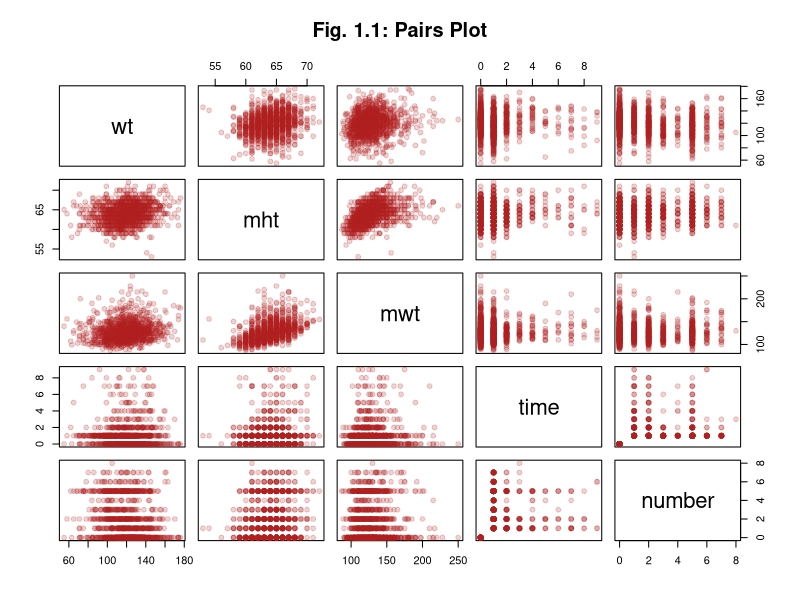
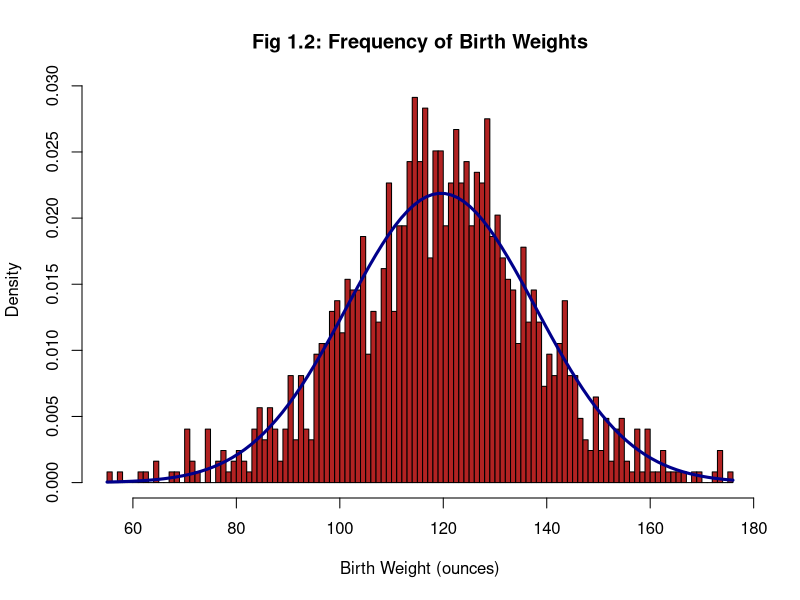
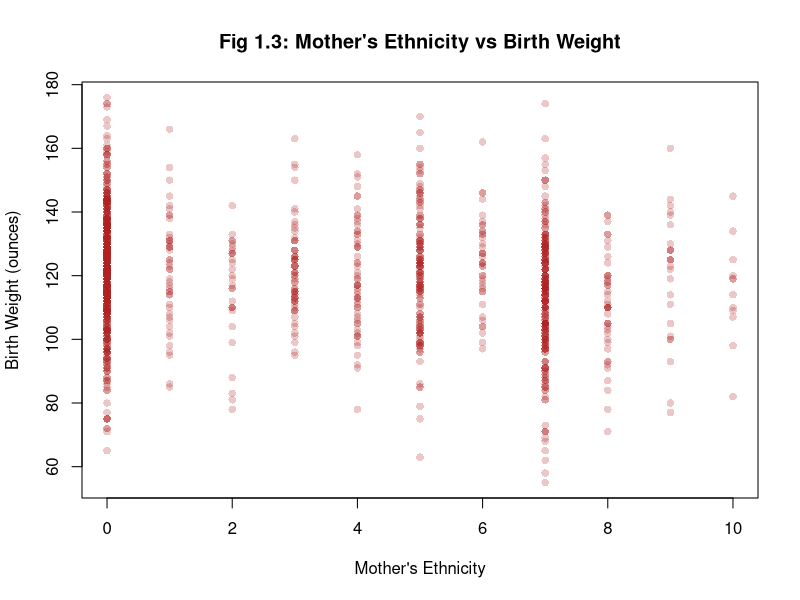
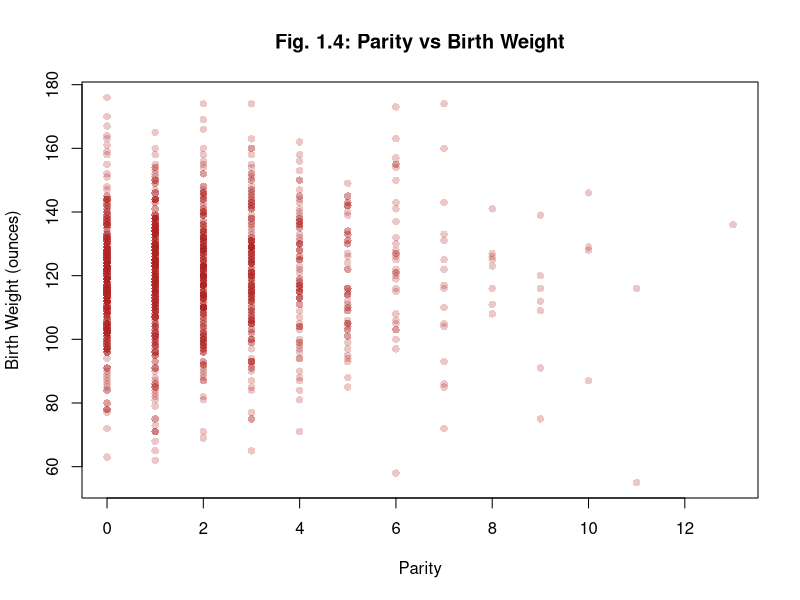
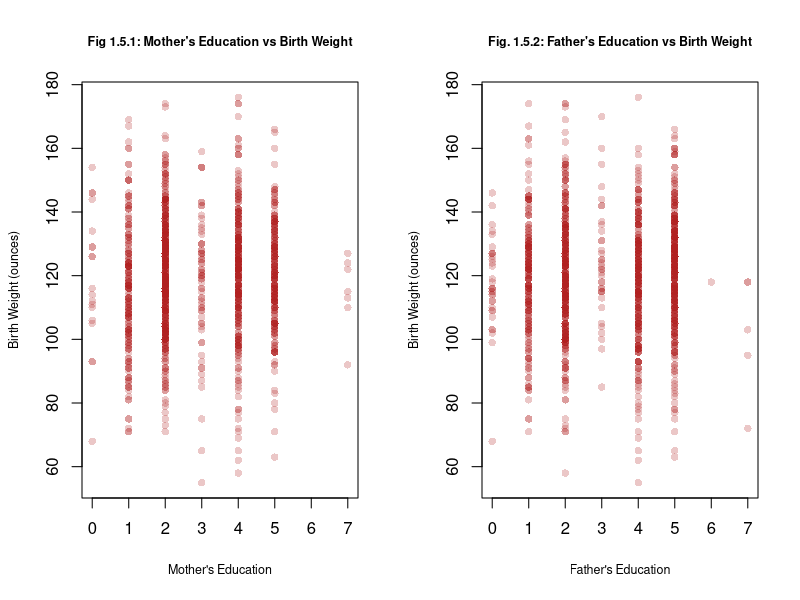
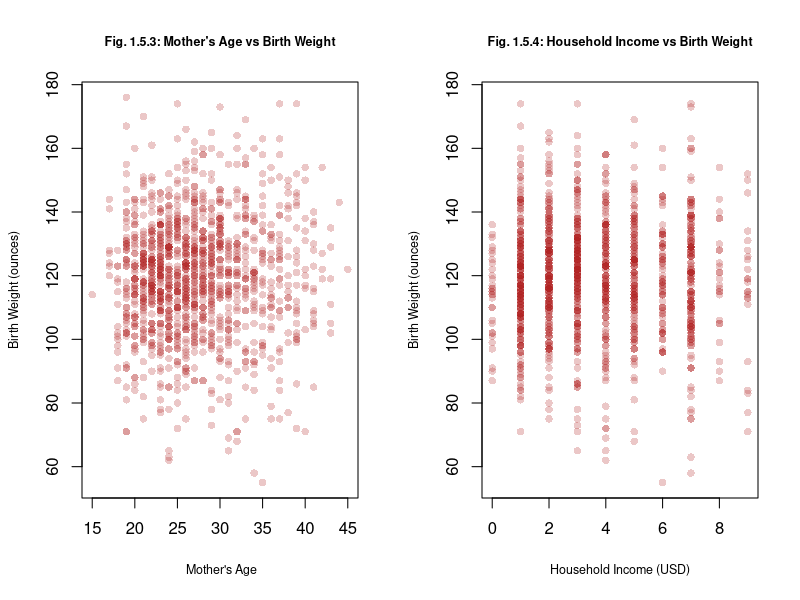
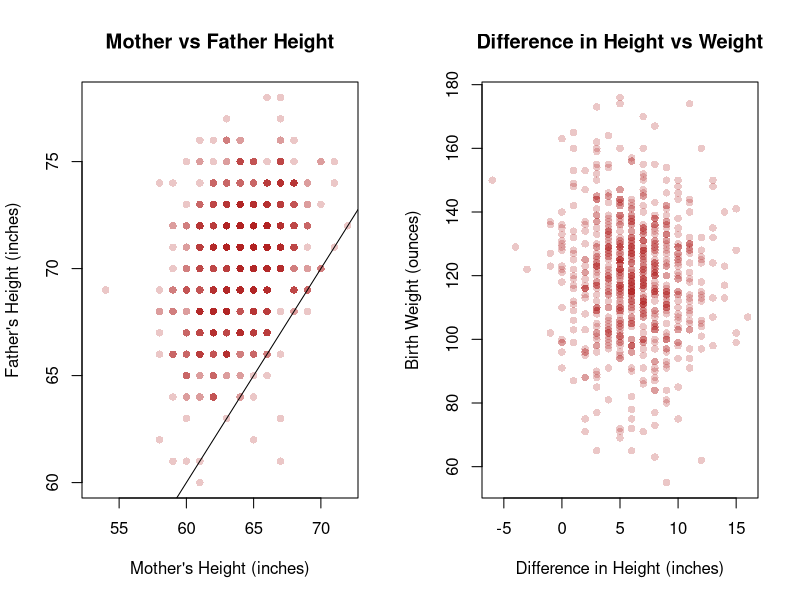
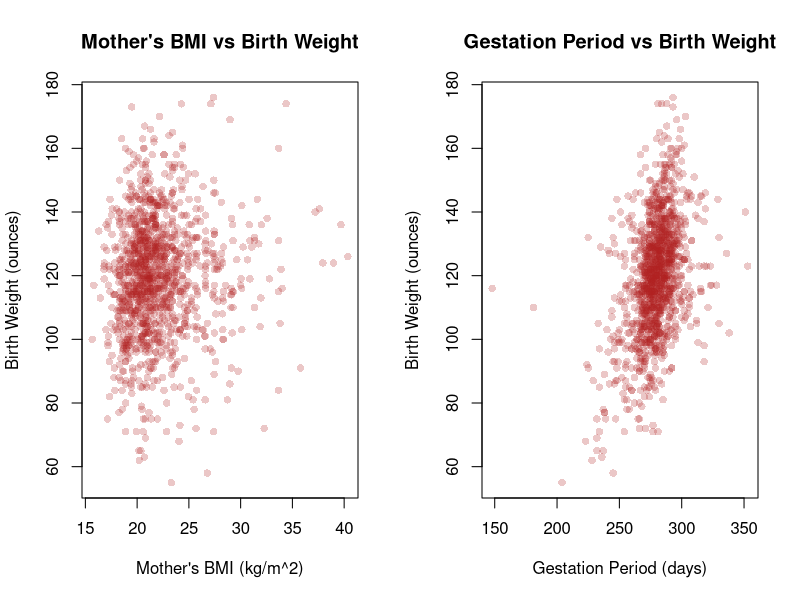

Reproduce these figures in R, in order.
## ---- chunk 1
# Knitr Configuration
knitr::opts_chunk$set(
  comment = NA,
  cache = TRUE,
  include = TRUE,
  echo = FALSE,
  results = "markup",
  fig.show = "asis",
  fig.height = 3.5,
  fig.align = "center"
)
## ---- chunk 2
# Define all the functions and constants used later

# Category names for Ethnicity variates
ethLabels <- c(
  "Caucasian",
  "Mexican",
  "African-American",
  "Asian",
  "Mixed",
  "Other"
)

# Category names for Education variates
edLabels <- c(
  "Elementary School",
  "Middle School",
  "High School",
  "High School + Trade School",
  "High School + Some College",
  "College Graduate",
  "Trade School",
  "High School Unclear"
)

# Number of imputed datasets
k <- 5

# Unit conversion factors
poundsToKg <- 0.453592
inchesToM <- 0.0254

# The boundaries for BMI categories
# See this page for the source:
# https://www.mayoclinic.org/healthy-lifestyle/pregnancy-week-by-week/in-depth/pregnancy-weight-gain/art-20044360?pg=1
underweightNormalBoundary <- 18.5
normalOverweightBoundary <- 25
overweightObeseBoundary <- 30

# Use test 10% for test set in cross validation
testSetRatio = 0.1
## ---- chunk 3
isUnderweight <- function (bmi) bmi < underweightNormalBoundary
isNormal <- function (bmi) bmi < normalOverweightBoundary &
                           bmi >= underweightNormalBoundary
isOverweight <- function (bmi) bmi < overweightObeseBoundary &
                               bmi >= normalOverweightBoundary
isObese <- function (bmi) bmi >= overweightObeseBoundary

bmi <- function (wtLbs, htIn) (wtLbs * poundsToKg) / (htIn * inchesToM)^2
## ---- chunk 4
# Roughly translate the "number" category to a floating point
# number of the actual number of cigarettes smoked
numCigs <- function (number) (number <= 4) * (5 * number - 2.5) +
                             (number > 4) * (10 * number - 25.5)
## ---- chunk 5
# Re-encoding and labelling variates as factors
decodeBirthVariates <- function (birthsDataset) {
  newDataset = data.frame(birthsDataset)

  newDataset$meth <- cut(
    birthsDataset$meth,
    breaks = c(0, 5:10), 
    labels = ethLabels,
    right = TRUE,
    include.lowest= TRUE
  )

  newDataset$med <- cut(
    birthsDataset$med,
    breaks = 0:8, 
    labels = edLabels,
    right = FALSE
  )

  newDataset$feth <- cut(
    birthsDataset$feth,
    breaks = c(0, 5:10),
    labels = ethLabels,
    right = TRUE,
    include.lowest= TRUE
  )

  newDataset$fed <- cut(
    birthsDataset$fed,
    breaks = 0:8, 
    labels = edLabels,
    right = FALSE
  )

  newDataset$smoke <- cut(
    birthsDataset$smoke,
    breaks = 0:4, 
    labels = c(
      "Never",
      "Smokes Now",
      "Until Pregnancy",
      "Doesn't Smoke Anymore"
    ),
    right = FALSE
  )

  newDataset$marital <- cut(
    birthsDataset$marital,
    breaks = 0:5,
    labels = c(
      "Married",
      "Legally Separated",
      "Divorced",
      "Widowed",
      "Never Married"
    )
  )

  newDataset$number <- numCigs(birthsDataset$number)

  newDataset$time <- cut(
    birthsDataset$time,
    breaks = 0:10,
    labels = c(
      "Never Smoked",
      "Still Smokes",
      "During Pregnancy",
      "Less Than A Year",
      "1-2 Years",
      "2-3 Years",
      "3-4 Years",
      "5-9 Years",
      "More Than 10 Years",
      "Quit But Don't Know When"
    ),
    right = FALSE
  )

  newDataset$income <- cut(
    birthsDataset$income,
    breaks = c(0, 1, 2, 10),
    labels = c(
      "Under 2500",
      "2500-4999",
      "5000-Over 25000"
    ),
    right = FALSE
  )

  newDataset
}
## ---- chunk 6
smokingImpact <- function (time, number) {
  cigaretteEffectRatio = 6
  # Take the average of the bounds of the range of cigarettes smoked by a given category
  # as the approximate exact number of cigarettes smoked per day
  # https://www.med.uottawa.ca/sim/data/Smoking_and_Health_e.htm shows that it took a
  # six-fold increase in the number of cigarettes smoked a day to double the impact
  # on the likelihood of developing lung cancer. We approximate the effect of smoking
  # on birth with this ratio too.
  activeSmokingImpact = (number != 0) * 2^(numCigs(number) / cigaretteEffectRatio)
  
  impactTimeDecay = 2
  
  # Approximate a scalar number of years since quiting based on the categorical variable
  yearsQuit = (time >= 3) * (-2.5 + time) + (time >= 7) * (-18.5 + 3 * time)
  # Time = 1 or 2 are special cases with 0 decay
  yearsQuit = yearsQuit * (time >= 3)
  
  decayedSmokingImpact = activeSmokingImpact * exp(-yearsQuit / impactTimeDecay)
  
  decayedSmokingImpact
}
## ---- chunk 7
craftFeatures <- function (imputedBirthsDataset) {
  newDataset = decodeBirthVariates(imputedBirthsDataset)

  newDataset$sameEth <- factor(
    imputedBirthsDataset$meth == imputedBirthsDataset$feth,
    labels = c("Different", "Same")
  )
  # What about "Other" though?
  
  newDataset$htDiff <- newDataset$fht - newDataset$mht
    
  newDataset$lateMom <- factor(
    newDataset$parity == 0 & newDataset$mage >= 35,
    labels = c("Not late", "Late")
  )

  newDataset$mBMI <- bmi(newDataset$mwt, newDataset$mht)
  
  newDataset$mBMICategory <- factor(
    1 * isNormal(newDataset$mBMI)
      + 2 * isOverweight(newDataset$mBMI)
      + 3 * isObese(newDataset$mBMI),
    labels = c("Underweight", "Normal", "Overweight", "Obese")
  )
  
  newDataset$smokingImpact <- smokingImpact(
    imputedBirthsDataset$time,
    imputedBirthsDataset$number
  )
  
  newDataset
}
## ---- chunk 8
meanAIC <- function (model, datasets) mean(sapply(
  datasets,
  function (dataset) AIC(update(model, data = dataset))
))
## ---- chunk 9
selectModel <- function (
  datasets,
  predictedVar,
  excludedVars = c(),
  specialTerms = c()
) {
  selectedModelMeanAIC = .Machine$integer.max
  selectedModel = NULL
  
  for (dataset in datasets) {
    M0 = lm(wt ~ 1, data = dataset)
    Mmax = lm(
      formula(paste(
        predictedVar,
        "~",
        "(.",
        Reduce(function (l, r) paste(l, r), Map(function (term) paste("-", term), excludedVars), ""),
        ")^2",
        Reduce(function (l, r) paste(l, r), Map(function (term) paste("+", term), specialTerms), "")
      )),
      data = dataset
    )
  
    candidateModel = step(
      lm(wt ~ 1, data = dataset),
      scope = list(lower = M0, upper = Mmax),
      direction = "both",
      trace = 0
    )
  
    candidateModelMeanAIC = mean(sapply(
      datasets,
      function (dataset) AIC(update(candidateModel, data = dataset))
    ))
  
    if (candidateModelMeanAIC < selectedModelMeanAIC) {
      selectedModel = update(candidateModel, data = dataset)
      selectedModelMeanAIC = candidateModelMeanAIC
    }
  }
  
  selectedModel
}
## ---- chunk 10
crossValidate <- function (model1, model2, datasets) {
  # "Usually about a thousand is fine" - M. Lysy, Nov. 27, 2018
  m = 1000

  model1rPMSE <- vector(mode = "numeric", length = m)
  model2rPMSE <- vector(mode = "numeric", length = m)

  for (i in 1:m) {
    chosenSet = datasets[[1 + i %% k]]
    Ntotal = nrow(chosenSet)
    Ntest = floor(Ntotal * testSetRatio)
    outOfSampleIndices = sample(Ntotal, Ntest)
    trainSet = chosenSet[-outOfSampleIndices, ]
    testSet = chosenSet[outOfSampleIndices, ]
    
    model1 = update(model1, data = trainSet)
    model2 = update(model2, data = trainSet)
    outOfSamplePredictions1 = predict(model1, newdata = testSet)
    outOfSamplePredictions2 = predict(model2, newdata = testSet)
    predictionErrors1 = (testSet$wt - outOfSamplePredictions1) ^ 2
    predictionErrors2 = (testSet$wt - outOfSamplePredictions2) ^ 2
    model1rPMSE[i] <- sqrt(sum(predictionErrors1) / Ntest)
    model2rPMSE[i] <- sqrt(sum(predictionErrors2) / Ntest)
  }
  
  list(
    rPMSEs = data.frame(model1 = model1rPMSE, model2 = model2rPMSE),
    actual = testSet$wt,
    predictions = data.frame(
      model1 = outOfSamplePredictions1,
      model2 = outOfSamplePredictions2
    ),
    residuals = data.frame(
      model1 = outOfSamplePredictions1 - testSet$wt,
      model2 = outOfSamplePredictions2 - testSet$wt
    )
  )
}
## ---- chunk 11
# Import
births <- read.csv("chds_births.csv")
## ---- chunk 12
mendedBirths <- data.frame(births)
mendedBirths[mendedBirths$marital == 0, "marital"] <- NA
## ---- chunk 13
library(mice)
options(warn=-1)

multiplyImputedBirths <- mice(
  mendedBirths,
  m = k,
  method = "pmm",
  seed = 500,
  printFlag = FALSE
)

imputedBirths <- lapply(1:k, function(i) complete(multiplyImputedBirths, i))
## ---- chunk 14
decodedImputedBirths <- lapply(imputedBirths, decodeBirthVariates)
## ---- chunk 15
engineeredFeatureBirths <- lapply(imputedBirths, craftFeatures)
## ---- chunk 16
pairs(
  births[c("wt", "mht", "mwt", "time", "number")],
  col = adjustcolor("firebrick", 0.2),
  pch = 19,
  main = "Fig. 1.1: Pairs Plot"
)
## ---- chunk 17
h<- hist(
  births$wt,
  breaks = 100,
  freq = FALSE,
  col = "firebrick",
  main = "Fig 1.2: Frequency of Birth Weights",
  xlab = "Birth Weight (ounces)",
  mar = c(1, 4, 1, 2) + 0.1
) 

curve(dnorm(x, mean(births$wt), sd(births$wt)),
      add = TRUE,
      lwd = 3, 
      col = "darkblue")
## ---- chunk 18
plot(
  births$meth,
  births$wt,
  col = adjustcolor("firebrick", 0.25),
  pch = 16,
  main = "Fig 1.3: Mother's Ethnicity vs Birth Weight",
  xlab = "Mother's Ethnicity",
  ylab = "Birth Weight (ounces)",
  mar = c(1, 4, 1, 2) +0.1
)
## ---- chunk 19
plot(
  births$parity,
  births$wt,
  pch = 16,
  col = adjustcolor("firebrick", 0.25),
  main = "Fig. 1.4: Parity vs Birth Weight",
  xlab = "Parity",
  ylab = "Birth Weight (ounces)"
)
## ---- chunk 20
par(mfrow = c(1, 2))
plot(
  births$med,
  births$wt,
  col = adjustcolor("firebrick", 0.25),
  pch = 16,
  cex.main = 0.75,
  cex.lab = 0.75,
  main = "Fig 1.5.1: Mother's Education vs Birth Weight",
  xlab = "Mother's Education",
  ylab = "Birth Weight (ounces)"
)
plot(
  births$fed,
  births$wt,
  col = adjustcolor("firebrick", 0.25),
  pch = 16,
  cex.main = 0.75,
  cex.lab = 0.75,
  main = "Fig. 1.5.2: Father's Education vs Birth Weight",
  xlab = "Father's Education",
  ylab = "Birth Weight (ounces)"
)
plot(
  births$mage,
  births$wt,
  pch = 16,
  cex.main = 0.75,
  cex.lab = 0.75,
  col = adjustcolor("firebrick", 0.25),
  main = "Fig. 1.5.3: Mother's Age vs Birth Weight",
  xlab = " Mother's Age",
  ylab = "Birth Weight (ounces)"
)
plot(
  births$income,
  births$wt,
  pch = 16,
  cex.main = 0.75,
  cex.lab = 0.75,
  col = adjustcolor("firebrick", 0.25),
  main = "Fig. 1.5.4: Household Income vs Birth Weight",
  xlab = "Household Income (USD)",
  ylab = "Birth Weight (ounces)"
)
## ---- chunk 21
par(mfrow = c(1,2))
plot(
  births$mht,
  births$fht,
  col = adjustcolor("firebrick", 0.25),
  pch = 16,
  main = "Mother vs Father Height",
  xlab = "Mother's Height (inches)",
  ylab = "Father's Height (inches)"
)
abline(coef = c(0, 1))
plot(
  births$fht - births$mht,
  births$wt,
  pch = 16,
  col = adjustcolor("firebrick", 0.25),
  main = "Difference in Height vs Weight",
  xlab = "Difference in Height (inches)",
  ylab = "Birth Weight (ounces)"
)
## ---- chunk 22
plot(
  bmi(births$mwt, births$mht),
  births$wt,
  pch = 16,
  col = adjustcolor("firebrick", 0.25),
  main = "Mother's BMI vs Birth Weight",
  xlab = "Mother's BMI (kg/m^2)",
  ylab = "Birth Weight (ounces)"
)
## ---- chunk 23
plot(
  births$gestation,
  births$wt,
  col = adjustcolor("firebrick", 0.25),
  main = "Gestation Period vs Birth Weight",
  xlab = "Gestation Period (days)",
  ylab = "Birth Weight (ounces)",
  pch = 16
)
## ---- chunk 24
paste("Number of Occurrences per Marital Status category")
summary(factor(births$marital))
## ---- chunk 25
N <- nrow(mendedBirths)

round(sapply(colnames(mendedBirths), function (colname) sum(is.na(mendedBirths[colname])) / N), 2)
nrow(na.omit(mendedBirths[, !(colnames(mendedBirths) %in% c("fht", "fwt", "income"))])) / N
## ---- chunk 26
basicBirthWeightModel <- selectModel(
  decodedImputedBirths,
  "wt",
  excludedVars = c("gestation", "smoke")
)
basicBirthWeightModelMeanAIC <- meanAIC(basicBirthWeightModel, decodedImputedBirths)
basicBirthWeightModel$call
## ---- chunk 27
engineeredBirthWeightModel <- selectModel(
  engineeredFeatureBirths,
  "wt",
  c("gestation", "smoke", "time", "fht", "mBMICategory"),
  c("time")#, smokingImpact:smokingQuitCategory")
  #c("smokingImpact", "mBMI", "htDiff", "sameEth",  "lateMom")
)
engineeredBirthWeightModelMeanAIC <- meanAIC(
  engineeredBirthWeightModel,
  engineeredFeatureBirths
)
engineeredBirthWeightModel$call
## ---- chunk 28
layout(matrix(c(1, 2, 4, 5), 1, 2, byrow = TRUE))
plot(basicBirthWeightModel, which = c(2, 1), cex = 0.4, pch = 19, main = NULL)

## ---- chunk 29
layout(matrix(c(1, 2, 4, 5), 1, 2, byrow = TRUE))
plot(engineeredBirthWeightModel, which = c(2, 1), cex = 0.4, pch = 19, main = NULL)
## ---- chunk 30
# Cook's Distance vs. Leverage for Basic Model
D <- cooks.distance(basicBirthWeightModel) 
infl.ind <- which.max(D)
h <- hatvalues(basicBirthWeightModel)
p <- length(coef(basicBirthWeightModel))
n <- nobs(basicBirthWeightModel)
hbar <- p/n
lev.ind <- h > 2*hbar 
clrs <- rep("black", len = n)
clrs[lev.ind] <- "blue"
clrs[infl.ind] <- "red"
par(mfrow = c(1, 1), mar = c(4, 4, 1, 1))
cex <- .8

# Cook's Distance vs. Leverage for Engineered Model
D2 <- cooks.distance(engineeredBirthWeightModel) 
infl.ind2 <- which.max(D2) 
h2 <- hatvalues(engineeredBirthWeightModel)
p2 <- length(coef(engineeredBirthWeightModel))
n2 <- nobs(engineeredBirthWeightModel)
hbar2 <- p2/n2
lev.ind2 <- h2 > 2*hbar2 
clrs2 <- rep("black", len = n)

clrs2[lev.ind2] <- "blue"
clrs2[infl.ind2] <- "red"
par(mfrow = c(1,1), mar = c(4,4,1,1))

par(mfrow = c(1,2))
plot(h, D, xlab = "Leverage", ylab = "Cook's Influence Measure", main = "Leverage for Basic Model", pch = 21, bg = clrs, cex.main = 0.9, cex.axis = cex)
abline(v = 2*hbar, col = "grey60", lty = 2) 

legend("topleft", legend = c("High Leverage", "High Influence"), pch = 21,pt.bg = c("blue", "red"), cex = cex, pt.cex = 0.8)

plot(h2, D2, xlab = "Leverage", ylab = "Cook's Influence Measure", main = "Leverage for Engineered Model", pch = 21, bg = clrs, cex.main = 0.9, cex.axis = cex)
abline(v = 2*hbar2, col = "grey60", lty = 2) 

legend(
  "topleft",
  legend = c("High Leverage", "High Influence"),
  pch = 21,
  pt.bg = c("blue", "red"),
  cex = 0.5,
  pt.cex = cex
)
## ---- chunk 31
press1 <- resid(basicBirthWeightModel) / (1 - hatvalues(basicBirthWeightModel)) 
press2 <-  resid(engineeredBirthWeightModel) / (1 - hatvalues(engineeredBirthWeightModel))
AIC1 <- c("Basic", "Engineered")

#display results
disp <- rbind(
  AIC = c(
    engineeredBirthWeightModelMeanAIC,
    basicBirthWeightModelMeanAIC),
    PRESS = c(sum(press1^2), sum(press2^2)
  )
)
colnames(disp) <- c("Basic", "Engineered")
disp
## ---- chunk 32
cvResults <- crossValidate(
  basicBirthWeightModel,
  engineeredBirthWeightModel,
  engineeredFeatureBirths
)
## ---- chunk 33
rPMSEs <- cvResults$rPMSEs
PMSETable <- data.frame(c(mean(rPMSEs$model1), sd(rPMSEs$model1)), c(mean(rPMSEs$model2), sd(rPMSEs$model2)))
colnames(PMSETable) <- c("Basic Mode", "Engineered Model")
rownames(PMSETable) <- c("Mean", "SD")
PMSETable

layout(matrix(c(1, 1, 2, 3), 2, 2, byrow = TRUE))
boxplot(list(model1rPMSE = rPMSEs$model1, model2rPMSE = rPMSEs$model2), 
        main = "Comparison of rPMSEs")
plot(
  cvResults$predictions$model1,
  cvResults$residuals$model1,
  main = "Predicted Values vs Basic Model Res",
  cex.main = 0.8,
  xlab = "Predicted Values",
  ylab = "Basic Model Residuals",
  pch = 16
)
plot(
  cvResults$predictions$model2,
  cvResults$residuals$model2,
  main = "Predicted Values vs Engineered Model Res",
  cex.main = 0.8,
  xlab = "Predicted Values",
  ylab = "Engineered Model Residuals",
  pch = 16
)
## ---- chunk 34
par(mfrow = c(1, 2))
qqnorm(
  cvResults$residuals$model1,
  main = "Normal Q-Q Plot for Basic",
  cex.main = 0.85,
  pch = 16
)
abline(a = 0, b = 20, lty = 2, col = "blue")

qqnorm(
  cvResults$residuals$model2,
  main = "Normal Q-Q Plot for Engineered",
  cex.main = 0.85,
  pch = 16
)
abline(a = 0, b = 20, lty = 2, col = "blue")
## ---- chunk 35
# Reconfigure Knitr for Appendix
knitr::opts_chunk$set(include = TRUE, echo = TRUE, eval = FALSE)
## ---- chunk 36

## ---- chunk 37

## ---- chunk 38

## ---- chunk 39

## ---- chunk 40

## ---- chunk 41

## ---- chunk 42

## ---- chunk 43

## ---- chunk 44

## ---- chunk 45

## ---- chunk 46

## ---- chunk 47

## ---- chunk 48

## ---- chunk 49

## ---- chunk 50

## ---- chunk 51

## ---- chunk 52

## ---- chunk 53

## ---- chunk 54

## ---- chunk 55

## ---- chunk 56

## ---- chunk 57

## ---- chunk 58

## ---- chunk 59

## ---- chunk 60

## ---- chunk 61

## ---- chunk 62

## ---- chunk 63

## ---- chunk 64
round(
  sapply(
    0:13,
    function (parity) c(
      mean(births[births$parity == parity, "wt"]),
      sd(births[births$parity == parity, "wt"])
    )
  ),
  2
)
## ---- chunk 65
qqplot(
  cvResults$predictions$model1,
  cvResults$actual,
  main = "Q-Q Plot",
  xlab = "Predicted Values",
  ylab = "Actual Values"
)
abline(a = 0, b = 1, lty = 2, col = "red")

qqplot(
  cvResults$predictions$model2,
  cvResults$actual,
  main = "Q-Q Plot",
  xlab = "Predicted Values",
  ylab = "Actual Values"
)
abline(a = 0, b = 1, lty = 2, col = "red")
## ---- chunk 66

## ---- chunk 67
